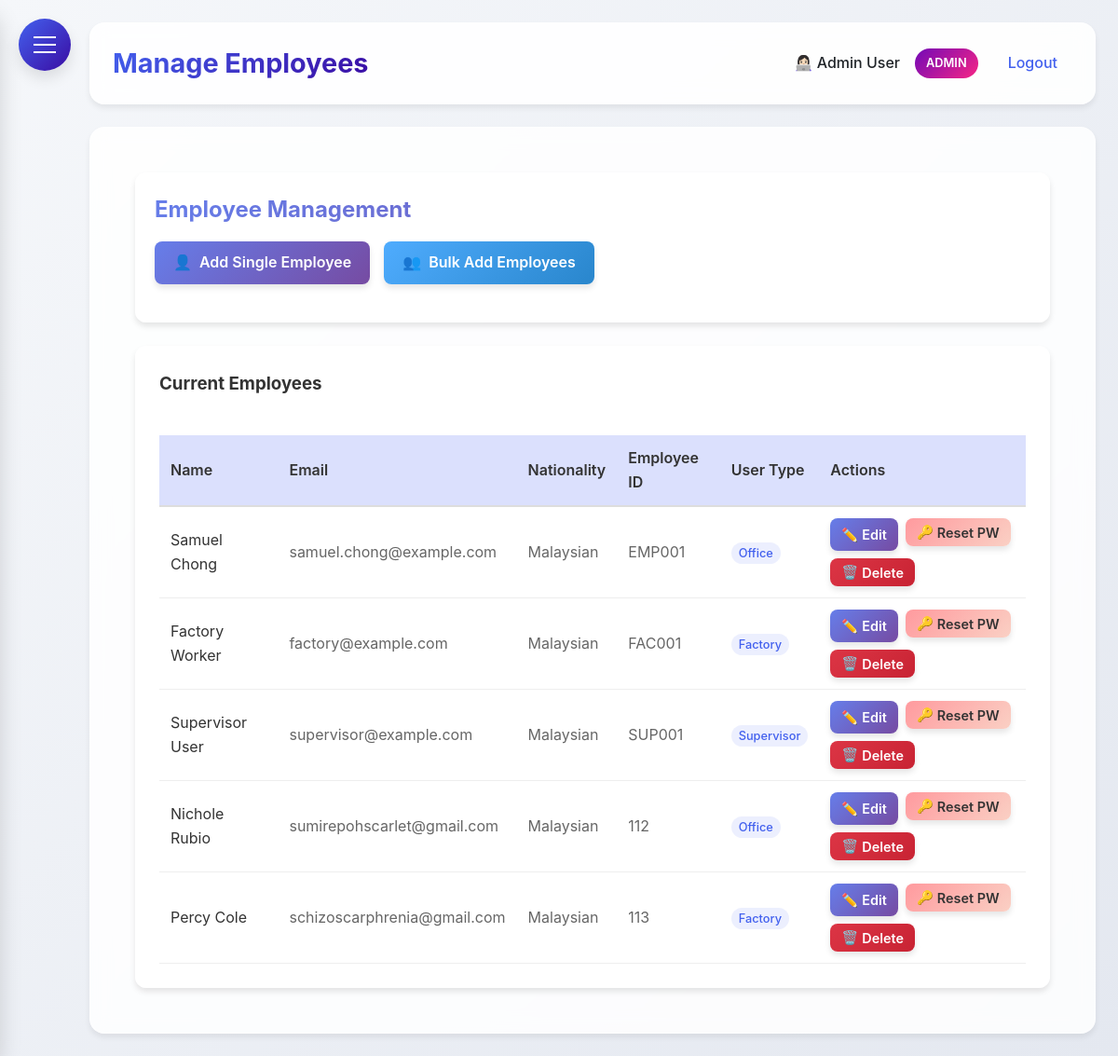
The page /manage_employees (signed in) on the database its author committed.
### HerculesSystem.py (models this page shows, shortened)
class Employee(UserMixin, db.Model):
    id = db.Column(db.Integer, primary_key=True)
    username = db.Column(db.String(80), unique=True, nullable=False)
    password = db.Column(db.String(120), nullable=False)
    full_name = db.Column(db.String(120), nullable=False)
    email = db.Column(db.String(120), unique=True, nullable=False)
    nationality = db.Column(db.String(80), nullable=False)  # Added nationality
    employee_id = db.Column(db.String(80), unique=True, nullable=False)  # Added employee ID
    hire_date = db.Column(db.Date)
    is_admin = db.Column(db.Boolean, default=False)
    user_type = db.Column(db.String(20), default='employee')  # admin, supervisor, office, factory
    last_clock_in = db.Column(db.DateTime)
    last_clock_out = db.Column(db.DateTime)
    last_lunch_start = db.Column(db.DateTime)
    last_lunch_end = db.Column(db.DateTime)

### HerculesSystem.py (the view)
@app.route('/manage_employees')
@login_required
def manage_employees():
    if current_user.user_type != 'admin':
        flash('You do not have permission to manage employees.', 'danger')
        return redirect(url_for('dashboard'))
    employees = Employee.query.filter(Employee.user_type != 'admin').all()
    return render_template('manage_employees.html', employees=employees)

### HerculesSystem.py (called while the page is built)
@app.after_request
def add_security_headers(response):
    response.headers['Permissions-Policy'] = 'geolocation=()'
    return response

@login_manager.user_loader
def load_user(user_id):
    return db.session.get(Employee, int(user_id))

@app.context_processor
def inject_now():
    return {'now': datetime.utcnow()}

@app.before_request
def before_request():
    if request.url.startswith('https://'):
        new_url = request.url.replace('https://', 'http://', 1)
        return redirect(new_url, code=301)

### templates/manage_employees.html (shortened to what this page needs)
{% extends "base.html" %}
{% block content %}
<div class="dashboard-container">
    <div class="glass" style="padding: 20px; border-radius: 12px; margin-bottom: 25px;">
        <h2 style="margin-bottom: 15px; background: linear-gradient(135deg, #667eea 0%, #764ba2 100%); -webkit-background-clip: text; background-clip: text; color: transparent;">
        </h2>
        <div style="display: flex; gap: 15px; margin-bottom: 20px; flex-wrap: wrap;">
            <a href="{{ url_for('add_employee') }}" class="btn btn-primary" style="display: inline-flex; align-items: center; gap: 8px;">
                <span>👤</span>
                <span>Add Single Employee</span>
            </a>
            <a href="{{ url_for('bulk_add_employees') }}" class="btn btn-info" style="display: inline-flex; align-items: center; gap: 8px;">
                <span>👥</span>
                <span>Bulk Add Employees</span>
            </a>
        </div>
    </div>
    <div class="glass" style="padding: 25px; border-radius: 12px;">
        <h3 style="margin-bottom: 20px; color: #333;">Current Employees</h3>
        {% if employees %}
        <div style="overflow-x: auto;">
            <table style="width: 100%; border-collapse: collapse;">
                <thead>
                    <tr style="background: rgba(67, 97, 238, 0.1);">
                        <th style="padding: 12px; text-align: left; border-bottom: 2px solid #ddd; font-weight: 600;">Name</th>
                        <th style="padding: 12px; text-align: left; border-bottom: 2px solid #ddd; font-weight: 600;">Email</th>
                        <th style="padding: 12px; text-align: left; border-bottom: 2px solid #ddd; font-weight: 600;">Nationality</th>
                        <th style="padding: 12px; text-align: left; border-bottom: 2px solid #ddd; font-weight: 600;">Employee ID</th>
                        <th style="padding: 12px; text-align: left; border-bottom: 2px solid #ddd; font-weight: 600;">User Type</th>
                        <th style="padding: 12px; text-align: left; border-bottom: 2px solid #ddd; font-weight: 600;">Actions</th>
                    </tr>
                </thead>
                <tbody>
                    {% for employee in employees %}
                    <tr>
                        <td style="padding: 12px; border-bottom: 1px solid #eee; color: #333;">{{ employee.full_name }}</td>
                        <td style="padding: 12px; border-bottom: 1px solid #eee; color: #666;">{{ employee.email }}</td>
                        <td style="padding: 12px; border-bottom: 1px solid #eee; color: #666;">{{ employee.nationality }}</td>
                        <td style="padding: 12px; border-bottom: 1px solid #eee; color: #666;">{{ employee.employee_id }}</td>
                        <td style="padding: 12px; border-bottom: 1px solid #eee;">
                            <span style="
                                padding: 4px 8px;
                                border-radius: 12px;
                                font-size: 0.8rem;
                                font-weight: 500;
                                background: rgba(67, 97, 238, 0.1);
                                color: #4361ee;
                            ">
                                {{ employee.user_type|title }}
                            </span>
                        </td>
                        <td style="padding: 12px; border-bottom: 1px solid #eee;">
                            <div style="display: flex; gap: 8px; flex-wrap: wrap;">
                                <a href="{{ url_for('edit_employee', employee_id=employee.id) }}"
                                   class="btn btn-sm btn-primary" style="display: inline-flex; align-items: center; gap: 4px; padding: 6px 12px;">
                                    <span>✏️</span>
                                    <span>Edit</span>
                                </a>
                                <form action="{{ url_for('reset_password', employee_id=employee.id) }}" method="POST" style="margin: 0;">
                                    <button type="submit"
                                            class="btn btn-sm btn-warning"
                                            style="display: inline-flex; align-items: center; gap: 4px; padding: 6px 12px;"
                                            onclick="return confirm('Are you sure you want to reset the password for {{ employee.full_name }}? An email will be sent with the new password.')">
                                        <span>🔑</span>
                                        <span>Reset PW</span>
                                    </button>
                                </form>
                                <form action="{{ url_for('delete_employee', employee_id=employee.id) }}" method="POST" style="margin: 0;">
                                    <button type="submit"
                                            class="btn btn-sm btn-danger"
                                            style="display: inline-flex; align-items: center; gap: 4px; padding: 6px 12px;"
                                            onclick="return confirm('⚠️ WARNING: Are you sure you want to delete {{ employee.full_name }}? This action cannot be undone and will permanently remove all employee data including leave records and time tracking.')">
                                        <span>🗑️</span>
                                        <span>Delete</span>
                                    </button>
                                </form>
                            </div>
                        </td>
                    </tr>
                    {% endfor %}
                </tbody>
            </table>
        </div>
        {% else %}
        <div style="text-align: center; padding: 40px; color: #666;">
            <p style="font-size: 1.1rem; margin-bottom: 10px;">No employees found</p>
            <p>Get started by adding your first employee!</p>
        </div>
        {% endif %}
    </div>
</div>
{% endblock %}

### templates/base.html (shortened to what this page needs)
<!DOCTYPE html>
<html lang="en">
<head>
</head>
<body>
    <div class="hamburger-menu" id="hamburgerMenu">
        <span></span>
    </div>
    <div class="main-content" id="mainContent">
        <div class="header">
            <h1>{% block header %}Hercules HR{% endblock %}</h1>
            <div class="user-info">
                {% if current_user.is_authenticated %}
                <span>👩🏻‍💻 {{ current_user.full_name }}</span>
                {% if current_user.user_type == 'admin' %}
                <span class="admin-badge">ADMIN</span>
                {% endif %}
                <a href="{{ url_for('logout') }}">Logout</a>
                {% else %}
                <a href="{{ url_for('login') }}">Login</a>
                {% endif %}
            </div>
        </div>
        <div class="content">
            {% block content %}{% endblock %}
        </div>
    </div>
</body>
</html>

### templates/base.html (style rules this page uses)
:root { --primary: #4361ee; --secondary: #3a0ca3; --accent: #7209b7; --success: #4cc9f0; --danger: #f72585; --warning: #fca311; --info: #4895ef; --light: #f8f9fa; --dark: #212529; --gray: #6c757d; --gradient-primary: linear-gradient(135deg, #4361ee, #3a0ca3); --gradient-accent: linear-gradient(135deg, #7209b7, #f72585); --shadow-sm: 0 4px 6px rgba(0, 0, 0, 0.07); --shadow-md: 0 8px 15px rgba(0, 0, 0, 0.1); --shadow-lg: 0 15px 25px rgba(0, 0, 0, 0.15); --border-radius: 12px; --border-radius-lg: 16px; --border-radius-xl: 20px; --sidebar-radius: 20px; }
* { margin: 0; padding: 0; box-sizing: border-box; font-family: 'Inter', 'Segoe UI', system-ui, -apple-system, sans-serif; }
body { display: flex; min-height: 100vh; background: linear-gradient(135deg, #f5f7fa 0%, #e4e8f0 100%); color: var(--dark); line-height: 1.6; }
.glass { background: rgba(255, 255, 255, 0.85); backdrop-filter: blur(10px); border-radius: var(--border-radius); border: 1px solid rgba(255, 255, 255, 0.2); box-shadow: var(--shadow-sm); }
.hamburger-menu { position: fixed; top: 20px; left: 20px; z-index: 1000; cursor: pointer; background: var(--gradient-primary); border-radius: 50%; width: 56px; height: 56px; display: flex; align-items: center; justify-content: center; box-shadow: var(--shadow-md); transition: all 0.3s ease; }
.hamburger-menu span { display: block; width: 24px; height: 2px; background: #fff; position: relative; transition: all 0.3s cubic-bezier(0.4, 0, 0.2, 1); }
.hamburger-menu span:before, .hamburger-menu span:after { content: ''; position: absolute; width: 24px; height: 2px; background: #fff; transition: all 0.3s cubic-bezier(0.4, 0, 0.2, 1); }
.hamburger-menu span:before { top: -8px; }
.hamburger-menu span:after { top: 8px; }
.main-content { flex: 1; padding: 24px; margin-left: 0; transition: margin-left 0.3s cubic-bezier(0.4, 0, 0.2, 1); padding-left: 96px; }
.header { background: rgba(255, 255, 255, 0.9); backdrop-filter: blur(10px); padding: 20px 24px; border-radius: var(--border-radius-lg); box-shadow: var(--shadow-sm); display: flex; justify-content: space-between; align-items: center; margin-bottom: 24px; border: 1px solid rgba(255, 255, 255, 0.2); }
.header h1 { font-size: 1.8rem; font-weight: 700; background: var(--gradient-primary); -webkit-background-clip: text; background-clip: text; color: transparent; }
.user-info { display: flex; align-items: center; gap: 16px; }
.user-info span { color: var(--dark); font-weight: 500; }
.user-info .admin-badge { background: var(--gradient-accent); color: white; padding: 6px 12px; border-radius: 20px; font-size: 0.8rem; font-weight: 600; }
.user-info a { color: var(--primary); text-decoration: none; font-weight: 500; transition: all 0.2s ease; padding: 8px 16px; border-radius: 8px; }
.content { background: rgba(255, 255, 255, 0.85); backdrop-filter: blur(10px); padding: 28px; border-radius: var(--border-radius-lg); box-shadow: var(--shadow-sm); border: 1px solid rgba(255, 255, 255, 0.2); }
.btn { display: inline-block; padding: 12px 24px; border-radius: var(--border-radius); text-decoration: none; font-weight: 600; transition: all 0.3s ease; border: none; cursor: pointer; box-shadow: var(--shadow-sm); }
.btn-primary { background: var(--gradient-primary); color: white; }
.content { animation: fadeIn 0.4s ease-out; }

### templates/manage_employees.html (style rules this page uses)
.dashboard-container { width: 100%; padding: 20px; }
.glass { background: rgba(255, 255, 255, 0.8); backdrop-filter: blur(10px); box-shadow: 0 4px 6px rgba(0, 0, 0, 0.1); width: 100%; }
.btn { display: inline-flex; align-items: center; gap: 8px; padding: 10px 20px; border-radius: 8px; text-decoration: none; font-weight: 600; transition: all 0.3s ease; color: white; box-shadow: 0 4px 6px rgba(0, 0, 0, 0.1); border: none; cursor: pointer; }
.btn-primary { background: linear-gradient(135deg, #667eea 0%, #764ba2 100%); }
.btn-info { background: linear-gradient(135deg, #4facfe 0%, #2986cc 100%); }
.btn-warning { background: linear-gradient(135deg, #ff9a9e 0%, #fad0c4 100%); color: #333 !important; }
.btn-danger { background: linear-gradient(135deg, #dc3545 0%, #c82333 100%); }
.btn-sm { padding: 6px 12px; font-size: 0.9rem; }
table { width: 100%; border-collapse: collapse; margin-top: 20px; }
th { background: rgba(67, 97, 238, 0.1); padding: 12px; text-align: left; border-bottom: 2px solid #ddd; font-weight: 600; color: #333; }
td { padding: 12px; border-bottom: 1px solid #eee; color: #666; }

### rows shown on the page
Employee: full_name "Admin User"
Employee: full_name "Samuel Chong", email "samuel.chong@example.com", nationality "Malaysian", employee_id "EMP001", user_type "Office"
Employee: full_name "Factory Worker", email "factory@example.com", nationality "Malaysian", employee_id "FAC001", user_type "Factory"
Employee: full_name "Supervisor User", email "supervisor@example.com", nationality "Malaysian", employee_id "SUP001", user_type "Supervisor"
Employee: full_name "Nichole Rubio", email "sumirepohscarlet@gmail.com", nationality "Malaysian", employee_id "112", user_type "Office"
Employee: full_name "Percy Cole", email "schizoscarphrenia@gmail.com", nationality "Malaysian", employee_id "113", user_type "Factory"
